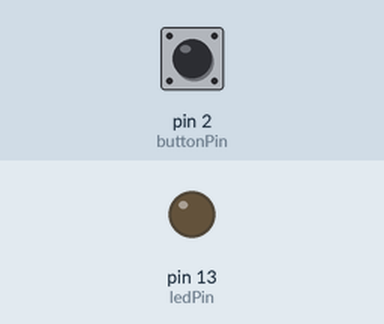
This sketch was run on a simulated Arduino Uno, built with avr-gcc and run on an emulated ATmega328P. Shown: output pins drawn as LEDs (lit = HIGH). The inputs (shaded band) are chosen by the test bench; at power-on: pin 2 (buttonPin) LOW.

Above: at 1.2 s.
1.3 s: pin 2 (buttonPin) pulled HIGH for 0.15 s
At 2.4 s:
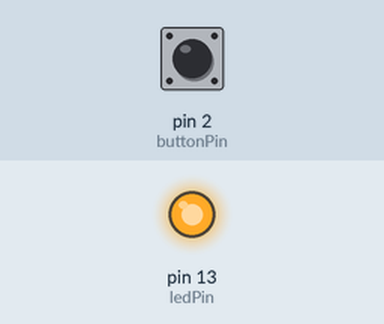
Timing chart, 0 to 10.3 s (numbered marks = the images above; inputs shaded):
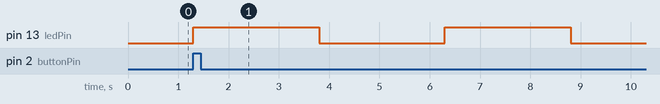

The sketch:

ejercicio_8.ino
```cpp
const int buttonPin = 2;     // the number of the pushbutton pin
const int ledPin =  13;      // the number of the LED pin

int contador=0;
int j=0;

void setup() {
  // initialize the LED pin as an output:
  pinMode(ledPin, OUTPUT);
  // initialize the pushbutton pin as an input:
  pinMode(buttonPin, INPUT);
  attachInterrupt(0,funcion,RISING);
}

void loop() {


  if (contador == 1) {
  for (int i=0; i < 10; i++){
     digitalWrite(LED_BUILTIN, HIGH);   // turn the LED on (HIGH is the voltage level)
     delay(2500);                       // wait for a second
     digitalWrite(LED_BUILTIN, LOW);    // turn the LED off by making the voltage LOW
     delay(2500);                       // wait for a second
   }
   contador++;
  }
  if (j== 1 && contador >=2){
    digitalWrite(LED_BUILTIN, HIGH);
  }     // wait for a second

}

void funcion(){

  contador = 1;
  j = 1;

}
```

Measured:
- after the input at 1.3 s, pin 13 (ledPin): alternates HIGH for 2.5 s and LOW for 2.5 s, starting at once
